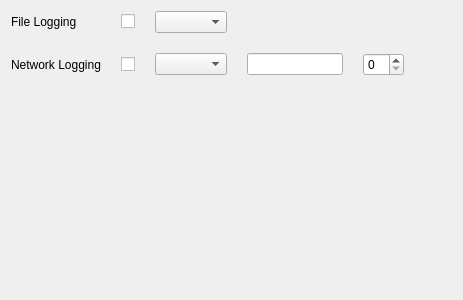
<?xml version="1.0" encoding="UTF-8"?>
<ui version="4.0">
 <class>ImuView</class>
 <widget class="QWidget" name="ImuView">
  <property name="geometry">
   <rect>
    <x>0</x>
    <y>0</y>
    <width>463</width>
    <height>300</height>
   </rect>
  </property>
  <property name="windowTitle">
   <string>Form</string>
  </property>
  <layout class="QGridLayout" name="gridLayout">
   <property name="spacing">
    <number>20</number>
   </property>
   <item row="0" column="5" rowspan="2">
    <spacer name="horizontalSpacer">
     <property name="orientation">
      <enum>Qt::Horizontal</enum>
     </property>
     <property name="sizeHint" stdset="0">
      <size>
       <width>40</width>
       <height>20</height>
      </size>
     </property>
    </spacer>
   </item>
   <item row="1" column="0">
    <widget class="QLabel" name="label_2">
     <property name="text">
      <string>Network Logging</string>
     </property>
    </widget>
   </item>
   <item row="1" column="4">
    <widget class="QSpinBox" name="spinBoxNetworkLogging"/>
   </item>
   <item row="0" column="0">
    <widget class="QLabel" name="label">
     <property name="text">
      <string>File Logging</string>
     </property>
    </widget>
   </item>
   <item row="1" column="2">
    <widget class="QComboBox" name="comboBoxNetworkLogging"/>
   </item>
   <item row="0" column="1">
    <widget class="QCheckBox" name="checkBoxFileLogging">
     <property name="text">
      <string/>
     </property>
    </widget>
   </item>
   <item row="1" column="3">
    <widget class="QLineEdit" name="lineEditNetworkLogging"/>
   </item>
   <item row="0" column="2">
    <widget class="QComboBox" name="comboBoxFileLogging"/>
   </item>
   <item row="1" column="1">
    <widget class="QCheckBox" name="checkBoxNetworkLogging">
     <property name="text">
      <string/>
     </property>
    </widget>
   </item>
   <item row="2" column="0" colspan="6">
    <spacer name="verticalSpacer">
     <property name="orientation">
      <enum>Qt::Vertical</enum>
     </property>
     <property name="sizeHint" stdset="0">
      <size>
       <width>20</width>
       <height>40</height>
      </size>
     </property>
    </spacer>
   </item>
  </layout>
 </widget>
 <resources/>
 <connections/>
</ui>
